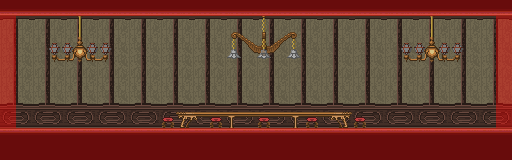

Below is a game level as drawn by its tile map, then a one-line description and the .tmx that defines it (tile-layer data replaced by summaries):
An orthogonal 32x10 tile map with 16x16 px tiles, 8 tile layers (Background, Down Decorations, Decorations, Up Decorations, ...), 2 tilesets and 18 objects (13x Decorations, 3x Collisions, Teleporters, Player).

<map version="1.0" orientation="orthogonal" renderorder="right-down" width="32" height="10" tilewidth="16" tileheight="16" nextobjectid="19">
 <properties>
  <property name="music" value="the_mansion" />
  <property name="music_loop" value="0" />
 </properties>
 <tileset firstgid="1" name="collisions" tilewidth="16" tileheight="16">
  <image source="tiles/collisions.png" width="128" height="128" />
 </tileset>
 <tileset firstgid="65" name="mansion" tilewidth="16" tileheight="16">
  <image source="tiles/mansion.png" width="512" height="448" />
 </tileset>
 <layer name="Background" width="32" height="10">
  <data>[320 cells, 224 non-empty, 14 distinct tile ids]</data>
 </layer>
 <layer name="Down Decorations" width="32" height="10">
  <data>[320 cells, 0 non-empty, 0 distinct tile ids]</data>
 </layer>
 <layer name="Decorations" width="32" height="10">
  <data>[320 cells, 52 non-empty, 34 distinct tile ids]</data>
 </layer>
 <layer name="Up Decorations" width="32" height="10">
  <data>[320 cells, 0 non-empty, 0 distinct tile ids]</data>
 </layer>
 <layer name="Ground" width="32" height="10">
  <data>[320 cells, 96 non-empty, 3 distinct tile ids]</data>
 </layer>
 <layer name="Superior" width="32" height="10">
  <data>[320 cells, 3 non-empty, 1 distinct tile ids]</data>
 </layer>
 <layer name="High" width="32" height="10">
  <data>[320 cells, 0 non-empty, 0 distinct tile ids]</data>
 </layer>
 <layer name="Collisions" width="32" height="10" opacity="0.41">
  <data>[320 cells, 110 non-empty, 1 distinct tile ids]</data>
 </layer>
 <objectgroup name="Objects">
  <object id="1" name="Door" type="Teleporters" x="32" y="80" width="32" height="48">
   <properties>
    <property name="to_id" value="25" />
    <property name="to_map" value="mansion-entrance" />
   </properties>
  </object>
  <object id="2" name="TroughPlatform" type="Collisions" x="48" y="48" width="64" height="16" />
  <object id="3" name="TroughPlatform" type="Collisions" x="400" y="48" width="64" height="16" />
  <object id="4" name="SmallLight" type="Decorations" x="84" y="40" width="16" height="16">
   <properties>
    <property name="flare" value="1" />
   </properties>
  </object>
  <object id="5" name="SmallLight" type="Decorations" x="96" y="40" width="16" height="16">
   <properties>
    <property name="flare" value="1" />
   </properties>
  </object>
  <object id="6" name="SmallLight" type="Decorations" x="44" y="40" width="16" height="16">
   <properties>
    <property name="flare" value="1" />
   </properties>
  </object>
  <object id="7" name="SmallLight" type="Decorations" x="60" y="40" width="16" height="16">
   <properties>
    <property name="flare" value="1" />
   </properties>
  </object>
  <object id="8" name="SmallLight" type="Decorations" x="436" y="40" width="16" height="16">
   <properties>
    <property name="flare" value="1" />
   </properties>
  </object>
  <object id="9" name="SmallLight" type="Decorations" x="448" y="40" width="16" height="16">
   <properties>
    <property name="flare" value="1" />
   </properties>
  </object>
  <object id="10" name="SmallLight" type="Decorations" x="396" y="40" width="16" height="16">
   <properties>
    <property name="flare" value="1" />
   </properties>
  </object>
  <object id="11" name="SmallLight" type="Decorations" x="412" y="40" width="16" height="16">
   <properties>
    <property name="flare" value="1" />
   </properties>
  </object>
  <object id="12" name="MediumLight" type="Decorations" x="256" y="48" width="16" height="16">
   <properties>
    <property name="flare" value="1" />
   </properties>
  </object>
  <object id="13" name="SmallLight" type="Decorations" x="225" y="48" width="16" height="16">
   <properties>
    <property name="flare" value="1" />
   </properties>
  </object>
  <object id="14" name="SmallLight" type="Decorations" x="286" y="48" width="16" height="16">
   <properties>
    <property name="flare" value="1" />
   </properties>
  </object>
  <object id="15" name="TroughPlatform" type="Collisions" x="176" y="112" width="176" height="16">
   <properties>
    <property name="solid" value="1" />
   </properties>
  </object>
  <object id="16" name="Candle" type="Decorations" x="192" y="96" width="16" height="16">
   <properties>
    <property name="flare" value="1" />
   </properties>
  </object>
  <object id="17" name="Candle" type="Decorations" x="320" y="96" width="16" height="16">
   <properties>
    <property name="flare" value="1" />
   </properties>
  </object>
  <object id="18" name="Player" type="Player" x="80" y="96" width="16" height="32">
   <properties>
    <property name="direction" value="0" />
   </properties>
  </object>
 </objectgroup>
</map>
